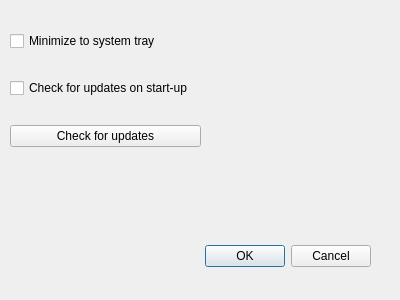
<?xml version="1.0" encoding="UTF-8"?>
<ui version="4.0">
 <class>OptionsDialog</class>
 <widget class="QDialog" name="OptionsDialog">
  <property name="geometry">
   <rect>
    <x>0</x>
    <y>0</y>
    <width>400</width>
    <height>300</height>
   </rect>
  </property>
  <property name="windowTitle">
   <string>Dialog</string>
  </property>
  <widget class="QDialogButtonBox" name="buttonBox">
   <property name="geometry">
    <rect>
     <x>30</x>
     <y>240</y>
     <width>341</width>
     <height>32</height>
    </rect>
   </property>
   <property name="orientation">
    <enum>Qt::Horizontal</enum>
   </property>
   <property name="standardButtons">
    <set>QDialogButtonBox::Cancel|QDialogButtonBox::Ok</set>
   </property>
  </widget>
  <widget class="QWidget" name="verticalLayoutWidget">
   <property name="geometry">
    <rect>
     <x>10</x>
     <y>10</y>
     <width>191</width>
     <height>161</height>
    </rect>
   </property>
   <layout class="QVBoxLayout" name="verticalLayout_2">
    <item>
     <widget class="QCheckBox" name="minimize_to_tray_checkbox">
      <property name="text">
       <string>Minimize to system tray</string>
      </property>
     </widget>
    </item>
    <item>
     <widget class="QCheckBox" name="auto_update_checkbox">
      <property name="text">
       <string>Check for updates on start-up</string>
      </property>
     </widget>
    </item>
    <item>
     <widget class="QPushButton" name="check_updates_button">
      <property name="text">
       <string>Check for updates</string>
      </property>
     </widget>
    </item>
   </layout>
  </widget>
 </widget>
 <resources/>
 <connections>
  <connection>
   <sender>buttonBox</sender>
   <signal>accepted()</signal>
   <receiver>OptionsDialog</receiver>
   <slot>accept()</slot>
   <hints>
    <hint type="sourcelabel">
     <x>248</x>
     <y>254</y>
    </hint>
    <hint type="destinationlabel">
     <x>157</x>
     <y>274</y>
    </hint>
   </hints>
  </connection>
  <connection>
   <sender>buttonBox</sender>
   <signal>rejected()</signal>
   <receiver>OptionsDialog</receiver>
   <slot>reject()</slot>
   <hints>
    <hint type="sourcelabel">
     <x>316</x>
     <y>260</y>
    </hint>
    <hint type="destinationlabel">
     <x>286</x>
     <y>274</y>
    </hint>
   </hints>
  </connection>
 </connections>
</ui>
